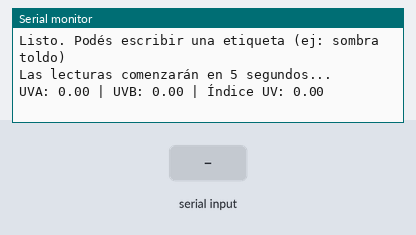
Bench run of a sketch on a simulated Arduino MKR. Parts: the last lines printed to the serial monitor. The inputs (shaded band) are chosen by the test bench.

Above: at 6.2 s.
6.3 s: "1\n" received over Serial
At 11.3 s:
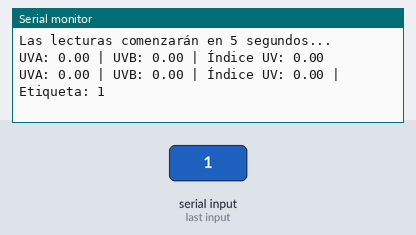
11.9 s: "0\n" received over Serial
At 16.3 s:
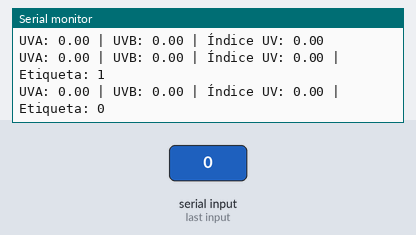
17.5 s: "2\n" received over Serial
At 21.4 s:
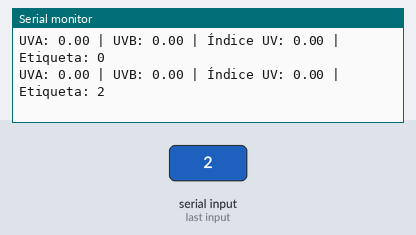

Measured:
- after the input at 6.3 s, the serial monitor: prints a new line after 3.7 s (image 1)
- after the input at 11.9 s, the serial monitor: prints a new line after 3.1 s (image 2)
- after the input at 17.5 s, the serial monitor: prints a new line after 2.5 s (image 3)

The sketch:

medicion_uv_13jul.ino
```cpp
#include <Arduino_MKRENV.h>

String etiqueta = "";

void setup() {
  Serial.begin(9600);
  while (!Serial);

  if (!ENV.begin()) {
    Serial.println("Error: no se pudo iniciar el MKR ENV Shield");
    while (1);
  }

  Serial.println("Listo. Podés escribir una etiqueta (ej: sombra toldo)");
  Serial.println("Las lecturas comenzarán en 5 segundos...");
  delay(5000);
}

void loop() {
  // Leer si hay texto desde el usuario
  if (Serial.available() > 0) {
    etiqueta = Serial.readStringUntil('\n');
    etiqueta.trim();  // Quita espacios extras o \r
  }

  float uva = ENV.readUVA();
  float uvb = ENV.readUVB();
  float uvIndex = ENV.readUVIndex();

  Serial.print("UVA: "); Serial.print(uva, 2);
  Serial.print(" | UVB: "); Serial.print(uvb, 2);
  Serial.print(" | Índice UV: "); Serial.print(uvIndex, 2);

  if (etiqueta.length() > 0) {
    Serial.print(" | Etiqueta: "); Serial.println(etiqueta);
    etiqueta = "";  // Limpiar luego de usar
  } else {
    Serial.println();
  }

  delay(5000);
}
```
